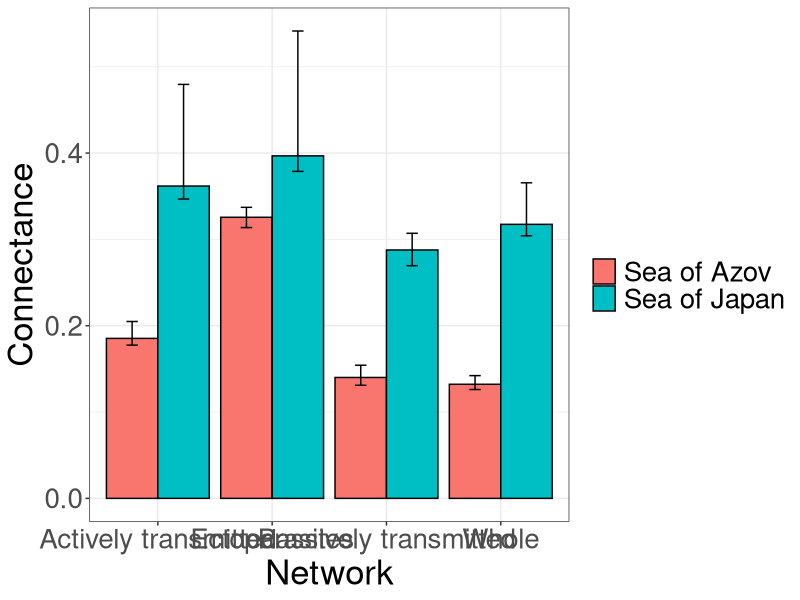
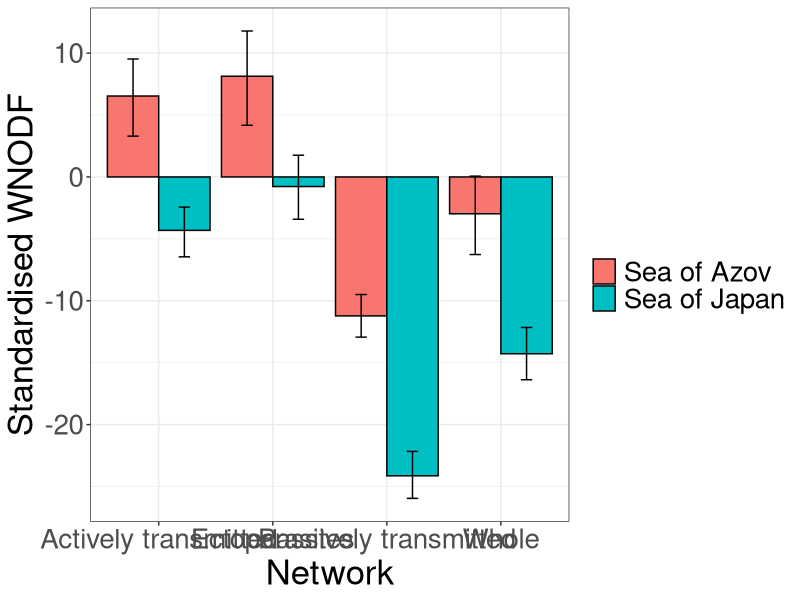
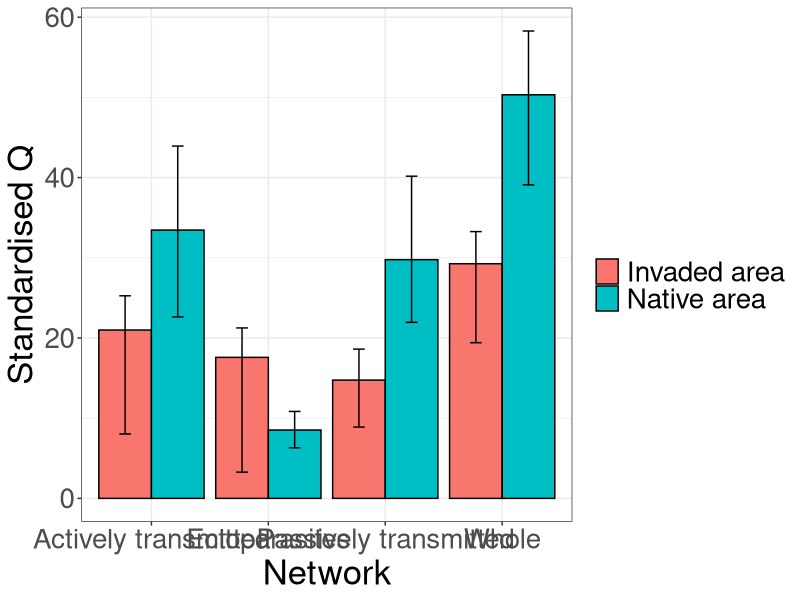

Write the R code that produced these figures, in order.

library(ggplot2)

#connectance
color <- rep(c("Sea of Azov","Sea of Japan"), each = 4)
x <- rep(c("Whole","Actively transmitted","Passively transmitted","Ectoparasites"),times = 2)
y <- c(0.13218, 0.18534, 0.14006, 0.32564,
       0.31746, 0.36182, 0.28776, 0.39679)
min <- c(0.1260867, 0.1775452, 0.1310440, 0.3137242,
         0.3041492, 0.3468139, 0.2695431, 0.3787741)
max <- c(0.1421748, 0.2048869, 0.1542897, 0.3371604,
         0.3655938, 0.4795844, 0.3070707, 0.5414562)
df <- data.frame(x, y, color, min, max)


#es tracta de modificar el ymax i el ymin per ficar els numeros q et molin per les barres
ggplot(df, aes(x=x, y=y, fill=color)) + 
  geom_bar(stat="identity", color="black", 
           position=position_dodge()) +
  geom_errorbar(aes(ymin=min, ymax=max), width=.2,
                position=position_dodge(.9)) + theme_bw() +
  labs(fill = "", x = "Network", y = "Connectance")+
  theme (text = element_text(size=25))

#-------------------------------------------------------------------------------------------------

#WNODF 

color <- rep(c("Sea of Azov","Sea of Japan"), each = 4)
x <- rep(c("Whole","Actively transmitted","Passively transmitted","Ectoparasites"),times = 2)
y <- c(-2.974539, 6.535616, -11.22251, 8.133092,
       -14.27871, -4.315204, -24.1363, -0.7750652)
min <- c(-6.26471856, 3.297365, -12.935694, 4.172035,
        -16.37680, -6.451115, -25.95706, -3.416936)
max <- c(0.06678918, 9.526102, -9.495149, 11.787828,
        -12.15434, -2.436728, -22.16251, 1.754734)
df <- data.frame(x,y,color,min,max)


ggplot(df, aes(x=x, y=y, fill=color)) + 
  geom_bar(stat="identity", color="black", 
           position=position_dodge()) +
  geom_errorbar(aes(ymin=min, ymax=max), width=.2,
                position=position_dodge(.9)) + theme_bw() +
  labs(fill = "", x = "Network", y = "Standardised WNODF")+
  theme (text = element_text(size=25))


#-------------------------------------------------------------------------------------------------

#modularity
color <- rep(c("Invaded area","Native area"), each = 4)
x <- rep(c("Whole","Actively transmitted","Passively transmitted","Ectoparasites"),times = 2)
y <- c(29.2585, 20.99315, 14.75034, 17.58154,
       50.3223, 33.45454,	29.76626, 8.523125)
min <- c(19.41111, 8.029887, 8.890733, 3.269184,
         39.09475, 22.62603, 21.95252, 6.302498)
max <- c(33.26089, 25.260363, 18.610693, 21.253723,
         58.27906, 43.92675, 40.17420, 10.840497)
df <- data.frame(x,y,color,min,max)


ggplot(df, aes(x=x, y=y, fill=color)) + 
  geom_bar(stat="identity", color="black", 
           position=position_dodge()) +
  geom_errorbar(aes(ymin=min, ymax=max), width=.2,
                position=position_dodge(.9)) + theme_bw() +
  labs(fill = "", x = "Network", y = "Standardised Q")+
  theme (text = element_text(size=25))


